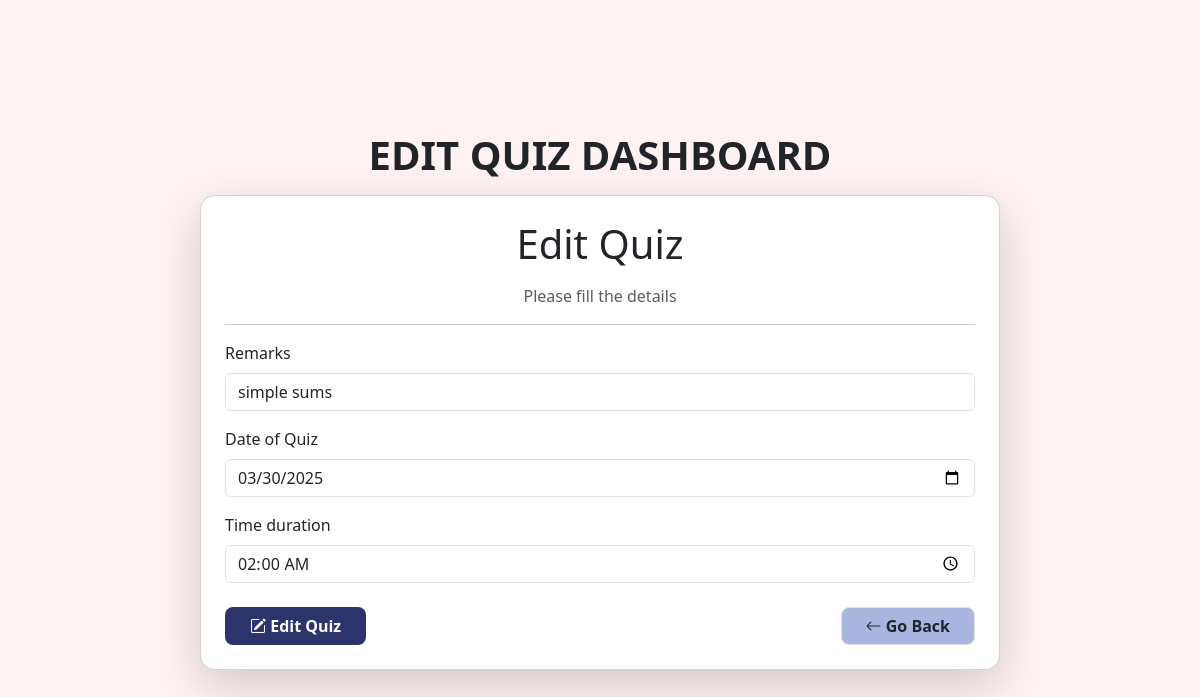
/quizedit/1 (signed in), run on the app's committed database.
### app.py (models this page shows, shortened)
class QuizTest(db.Model):
    __tablename__="QuizTest"
    id=db.Column(db.Integer, primary_key=True)
    date_ofquiz=db.Column(db.Date,nullable=False)
    time_dur=db.Column(db.String(20),nullable=False)
    remarks=db.Column(db.String(120),nullable=False)
    section_id=db.Column(db.Integer, db.ForeignKey("CourseSection.id"),nullable=False)
    course_section=db.relationship("CourseSection", back_populates='quizzes')
    quiz_questions=db.relationship("QuizQuestion",back_populates='quiz_test',cascade='all,delete-orphan')
    user_scores=db.relationship('UserScore',back_populates='quiz_test',cascade='all,delete-orphan')

### app.py (the view)
@app.route("/quizedit/<int:quizid>",methods=["POST", "GET"])
def quizedit(quizid):
    if 'admin' in session:
        quiz=QuizTest.query.filter_by(id=quizid).first()
        if quiz:
            if request.method=="POST":
                date_ofquiz=request.form["date_ofquiz"]
                time_dur=request.form["time_dur"]
                remarks=request.form["remarks"]
                dateofquiz=datetime.strptime(date_ofquiz, '%Y-%m-%d')
                quiz.date_ofquiz= dateofquiz
                quiz.time_dur= time_dur
                quiz.remarks= remarks
                db.session.commit()
                return redirect(url_for("showchapter",chapid=quiz.section_id))
            else:
                return render_template("quizedit.html",quiz=quiz)
        else:
            return redirect("/admin")
    else:
        return redirect("/login")

### templates/quizedit.html
{% extends "index.html" %}
{% block content %}
<div class="container d-flex flex-column align-items-center justify-content-center vh-100">
    <header class="text-center">
        <h1 class="text-center fw-bold mb-3">EDIT QUIZ DASHBOARD</h1>
    </header>
    <div class="card shadow-lg p-4" style="width: 50rem; border-radius: 15px;">
        <form class="form-group" action="/quizedit/{{quiz.id}}" method="post">
            <h1 class="text-center fw mb-3">Edit Quiz</h1>
            <p class="text-muted text-center">Please fill the details</p>
            <hr>
            <div class="mb-3">
                <label for="remarks" class="form-label">Remarks</label>
                <input type="remarks" class="form-control" id="remarks" name="remarks" placeholder="remarks" required value="{{quiz.remarks}}">
            </div>
            <div class="mb-3">
                <label for="date_ofquiz" class="form-label">Date of Quiz</label>
                <input type="date" class="form-control" id="date_ofquiz" name="date_ofquiz" placeholder="date_ofquiz" required value="{{quiz.date_ofquiz}}">
            </div>
            <div class="mb-3">
                <label for="time_dur" class="form-label">Time duration</label>
                <input type="time" class="form-control" id="time_dur" name="time_dur" placeholder="time_dur" required value="{{quiz.time_dur}}">
            </div>
            <div class="d-flex justify-content-between mt-4">
                <button type="submit" class="btn btn px-4 fw-semibold text-white" style="background-color: #2D336B; border-radius: 8px;">
                    <i class="bi bi-pencil-square"></i> Edit Quiz
                </button>
                <a href="/admin" class="btn btn px-4 fw-semibold text-dark border" style="background-color: #A9B5DF; border-radius: 8px;">
                    <i class="bi bi-arrow-left"></i> Go Back
                </a>
            </div>
        </form>
    </div>
</div>
{% endblock %}

### static/css/style.css (style rules this page uses)
body { background-color: #FFF2F2 !important; }

### data on the page
QuizTest: remarks "simple sums", date_ofquiz "03/30/2025", time_dur "02:00"
